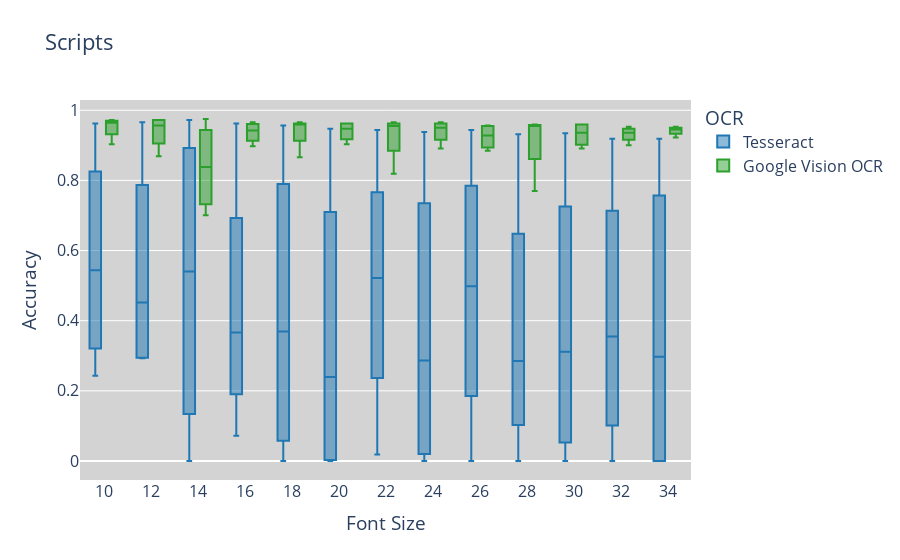

The cell this chart's notebook holds for it:
### Code cell
scripts_df = merged_df[(merged_df['vox_atypl'] == 'scripts') & (merged_df['underlined'] == False)]

# Melting the DataFrame to long format
df_melted = scripts_df.melt(id_vars=['font_size'], value_vars=['accuracy_ts', 'accuracy_gv'],
                            var_name='accuracy_type', value_name='accuracy_value')

# Create the plot using Plotly
fig = px.box(df_melted, x='font_size', y='accuracy_value', color='accuracy_type',
             color_discrete_map={'accuracy_ts': '#1f77b4', 'accuracy_gv': '#2ca02c'},
             title='Scripts')


# Define custom x-tick labels
custom_labels = {str(font_size): f'{font_size}' for font_size in df_melted['font_size'].unique()}

# Update x-ticks
fig.update_xaxes(
    tickvals=list(custom_labels.keys()), 
    ticktext=list(custom_labels.values())
)

# Update the traces to modify the legend names
fig.update_traces(
    selector=dict(name='accuracy_ts'),
    name='Tesseract'
)
fig.update_traces(
    selector=dict(name='accuracy_gv'),
    name='Google Vision OCR'
)


# Update the background colors
fig.update_layout(
    plot_bgcolor='lightgray',  # Background color of the plot area
    paper_bgcolor='white',  # Background color of the entire figure
    xaxis_title='Font Size',
    font=dict(size=16),
    yaxis_title='Accuracy',
    legend_title_text='OCR'
)

# Show the plot
fig.show()

### Figure 1 — Plotly figure (JSON) as saved in the notebook; plotly's stock layout.template omitted (floating-point values rounded to 4 significant figures)
{"data": [{"alignmentgroup": "True", "hovertemplate": "accuracy_type=accuracy_ts<br>font_size=%{x}<br>accuracy_value=%{y}<extra></extra>", "legendgroup": "accuracy_ts", "marker": {"color": "#1f77b4"}, "name": "Tesseract", "notched": false, "offsetgroup": "accuracy_ts", "orientation": "v", "showlegend": true, "type": "box", "x": [10, 12, 14, 16, 18, 20, 22, 24, 26, 28, 30, 32, 34, 10, 12, 14, 16, 18, 20, 22, 24, 26, 28, 30, 32, 34, 10, 12, 14, 16, 18, 20, 22, 24, 26, 28, 30, 32, 34, 10, 12, 14, 16, 18, 20, 22, 24, 26, 28, 30, 32, 34], "x0": " ", "xaxis": "x", "y": [0.243, 0.296, 0.2679, 0.0717, 0.1153, 0.0062, 0.0187, 0.0405, 0.3707, 0.2056, 0.1059, 0.2025, 0, 0.6885, 0.2928, 0, 0.3084, 0, 0, 0.4548, 0, 0, 0, 0, 0, 0, 0.9626, 0.9657, 0.972, 0.9626, 0.9564, 0.947, 0.9439, 0.9377, 0.9439, 0.9315, 0.9346, 0.919, 0.919, 0.3988, 0.6075, 0.8131, 0.4237, 0.6231, 0.4735, 0.5888, 0.5327, 0.6262, 0.3645, 0.5171, 0.5078, 0.595], "y0": " ", "yaxis": "y"}, {"alignmentgroup": "True", "hovertemplate": "accuracy_type=accuracy_gv<br>font_size=%{x}<br>accuracy_value=%{y}<extra></extra>", "legendgroup": "accuracy_gv", "marker": {"color": "#2ca02c"}, "name": "Google Vision OCR", "notched": false, "offsetgroup": "accuracy_gv", "orientation": "v", "showlegend": true, "type": "box", "x": [10, 12, 14, 16, 18, 20, 22, 24, 26, 28, 30, 32, 34, 10, 12, 14, 16, 18, 20, 22, 24, 26, 28, 30, 32, 34, 10, 12, 14, 16, 18, 20, 22, 24, 26, 28, 30, 32, 34, 10, 12, 14, 16, 18, 20, 22, 24, 26, 28, 30, 32, 34], "x0": " ", "xaxis": "x", "y": [0.9595, 0.972, 0.7009, 0.9283, 0.9595, 0.9315, 0.9657, 0.9408, 0.8847, 0.9533, 0.9595, 0.9315, 0.9533, 0.9688, 0.9408, 0.9128, 0.9564, 0.9595, 0.9626, 0.9502, 0.9657, 0.9564, 0.9564, 0.9128, 0.9408, 0.9439, 0.972, 0.972, 0.9751, 0.9657, 0.9657, 0.9626, 0.9595, 0.9595, 0.9533, 0.9595, 0.9595, 0.9533, 0.947, 0.9034, 0.8692, 0.7632, 0.8972, 0.866, 0.9034, 0.8193, 0.891, 0.9034, 0.7695, 0.891, 0.9003, 0.9221], "y0": " ", "yaxis": "y"}], "layout": {"boxmode": "group", "font": {"size": 16}, "legend": {"title": {"text": "OCR"}, "tracegroupgap": 0}, "paper_bgcolor": "white", "plot_bgcolor": "lightgray", "title": {"text": "Scripts"}, "xaxis": {"anchor": "y", "domain": [0, 1], "ticktext": ["10", "12", "14", "16", "18", "20", "22", "24", "26", "28", "30", "32", "34"], "tickvals": ["10", "12", "14", "16", "18", "20", "22", "24", "26", "28", "30", "32", "34"], "title": {"text": "Font Size"}}, "yaxis": {"anchor": "x", "domain": [0, 1], "title": {"text": "Accuracy"}}}}
